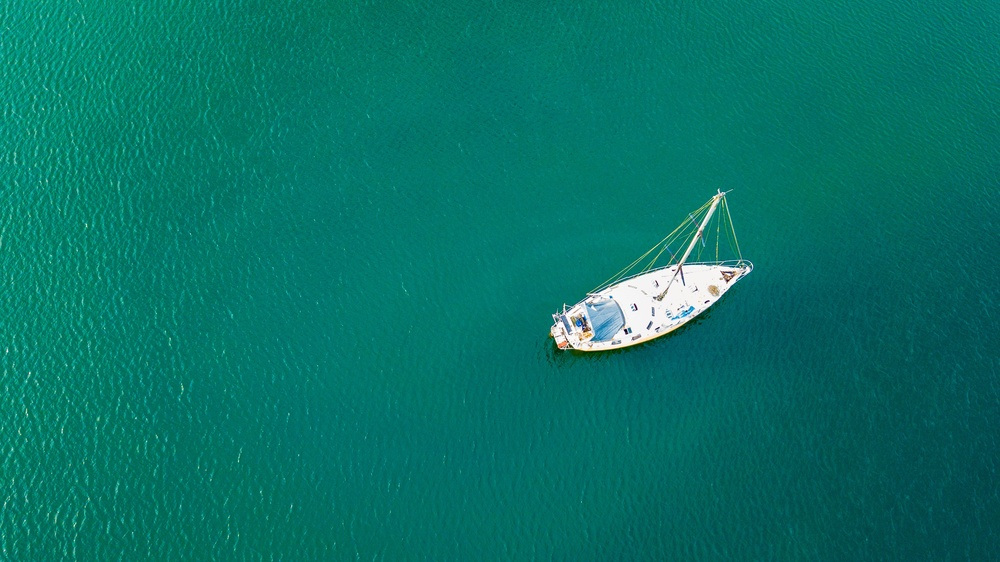
#> input picture testCases/BoatPic.jpg, 1000 x 562 px, shrunk from 3992 x 2242 before the run
$ python boatTrackSingle.py   (Python 2 division)   (older library calls are emulated)
#> lines starting #> are read from the running program, lines starting #| are printed output that depends on the picture; after the words box and inside, x2 and y2 are one past the last pixel; in counts of white or black regions, pixels touching at a corner belong together
import cv2
import numpy as np
import time
import sys
sys.path.insert(0, '/home/nvidia/Documents/darknet')
import darknet


start_time = time.time()

frame = im = cv2.imread('testCases/BoatPic.jpg')
#> frame is the input picture: shape (562, 1000, 3); mean B, G, R 103.3, 114.9, 7.1
#subFrame = frame[max(0,center[0]-270):min(720,center[0]+270), max(0,center[1]-480):min(1280,center[1]+480)]
#subFrame = frame[max(0,center[0]-270):min(720,center[0]+270), max(0,center[1]-480):min(1280,center[1]+480)]
kernel = np.ones((5,5),np.uint8)

eroFrame = cv2.erode(frame,kernel,iterations = 1)
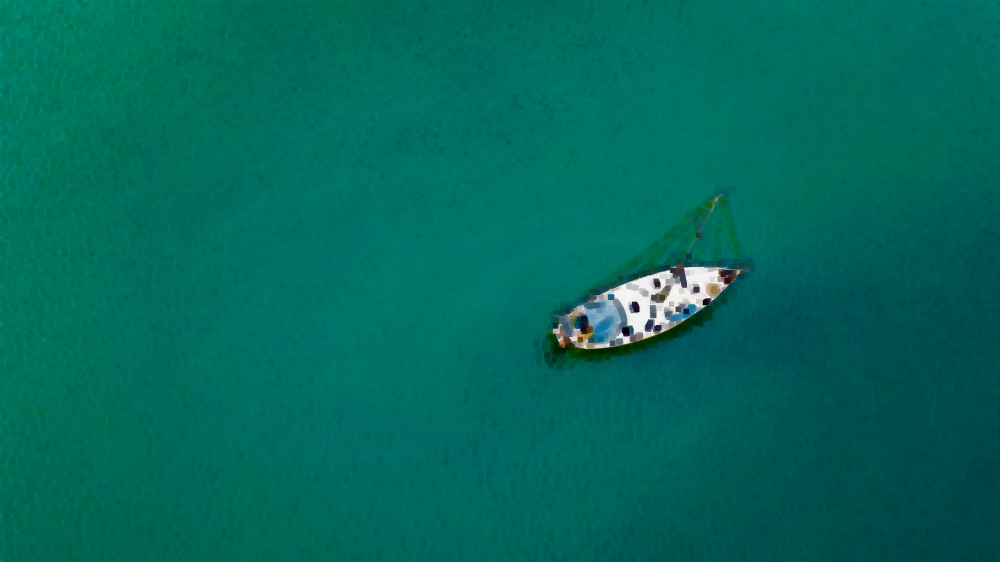
#> eroFrame: shape (562, 1000, 3); mean B, G, R 92.8, 104.8, 2.4
eroFrame = cv2.medianBlur(eroFrame,5)
greyFrame = cv2.cvtColor(eroFrame,cv2.COLOR_BGR2GRAY)
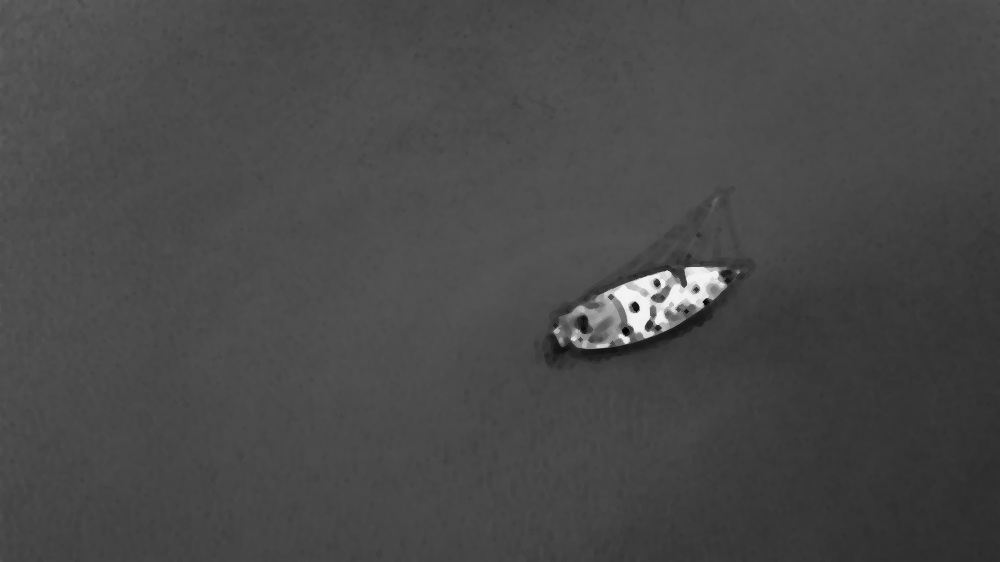
#> greyFrame: shape (562, 1000); min 2, max 244, mean 72.8
greyFrame = cv2.medianBlur(greyFrame,5)

#Adaptive Thresholding
v = np.median(greyFrame)
#> v = 74
sigma = .07
lower = int(max(0,(1.0-sigma)*v))
#> lower = 68
upper = int(min(255, (1.0-sigma)*v))
#> upper = 68
#print (lower, upper)
#Canny detection
edged = cv2.Canny(greyFrame, lower/2, upper/2)
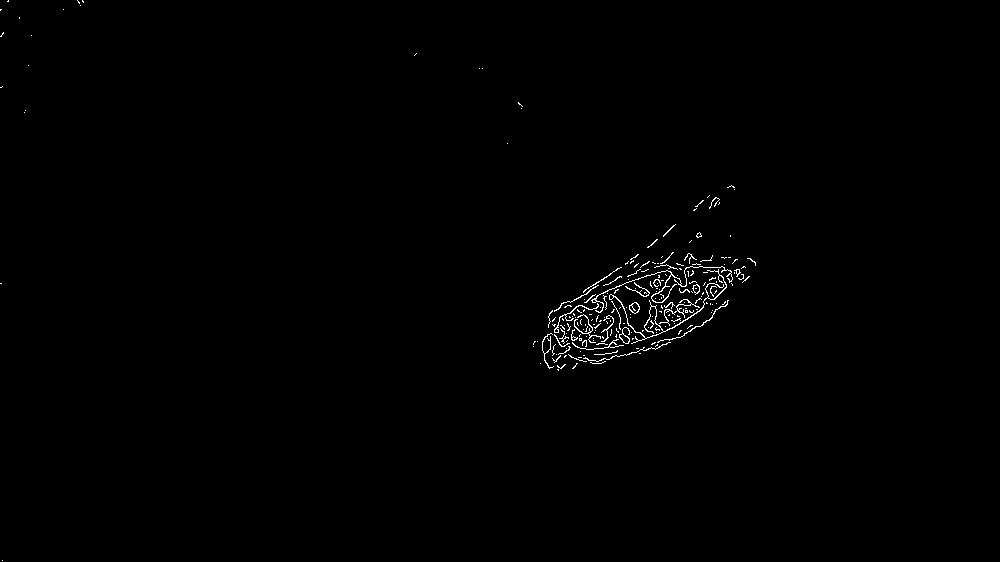
#> edged: shape (562, 1000); 0.57% white in thin lines or dots, all inside (x1, y1, x2, y2) = (0, 0, 756, 561)
#ret,edged = cv2.threshold(greyFrame, 200,255, 0)
#Dilation improves detection, usually.
kernel = np.ones((3,3),np.uint8)

dilaFrame = cv2.dilate(edged,kernel,iterations = 1)
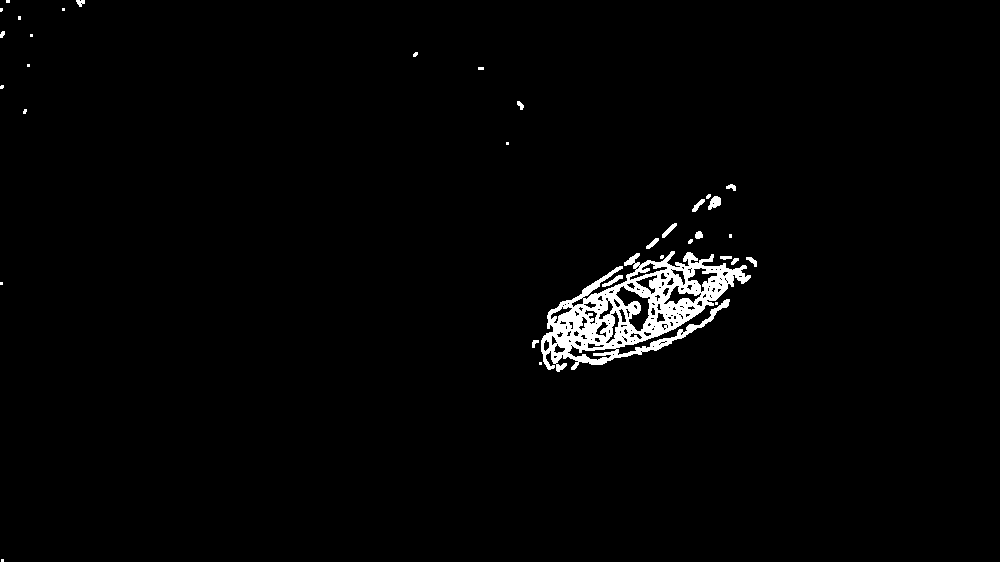
#> dilaFrame: shape (562, 1000); 1.9% white; 34 white regions (19 under 20 px), largest, box (x1, y1, x2, y2) and area: (541, 251, 751, 372) 9780, (708, 196, 721, 210) 117, (602, 275, 623, 287) 88
dilaFrame = cv2.morphologyEx(dilaFrame, cv2.MORPH_GRADIENT, kernel)
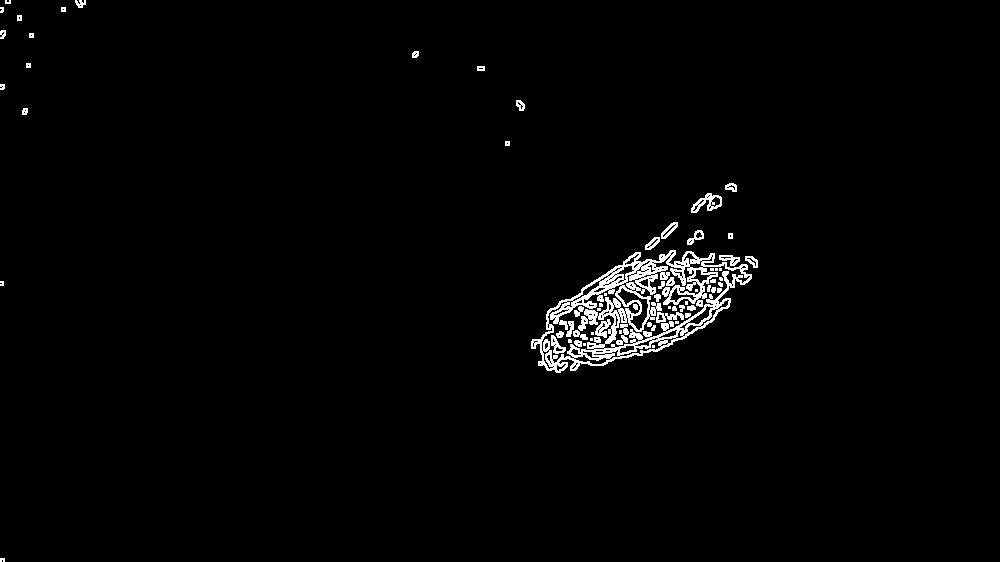
#> dilaFrame: shape (562, 1000); 1.8% white in thin lines or dots, all inside (x1, y1, x2, y2) = (0, 0, 758, 562)
im2, contours, hierarchy = cv2.findContours(dilaFrame, cv2.RETR_TREE, cv2.CHAIN_APPROX_SIMPLE)
#> contours = 291 contours, 210 with area under 20; largest, box (x1, y1, x2, y2) and area: (531, 250, 752, 373) 14861, (603, 255, 751, 349) 3498, (541, 284, 641, 364) 2654, (617, 287, 649, 331) 468, (691, 193, 722, 213) 293

print("--- %s seconds ---" % (time.time() - start_time))

length = 0
biggestContour = None

for cont in contours:
    if (len(cont) >= 5):
        e = cv2.fitEllipse(cont)
        a = e[1][0]
        b = e[1][1]

        if (b/a < 4):
            if cv2.arcLength(cont, False) > length:
                biggestContour = cont
                length = cv2.arcLength(cont,False)
#> this loop made 291 passes
#> (e, a, b, length) on passes 1, 2, 3, 5, 10: (((2, 559.5), (3.26, 7.69), 90), 3.26, 7.69, 12.83), (((1.5, 283), (3.26, 7.69), 0), 3.26, 7.69, 13.83), (((752, 260.8), (7.76, 18.36), 128.8), 7.76, 18.36, 33.73), (((729.5, 259.2), (10.01, 21.36), 106.7), 10.01, 21.36, 45.73), (((636.5, 309.5), (90.68, 212), 68.82), 90.68, 212, 832.6)
#> (e, a, b) on passes 4, 8, 9, 12, 13, 14: (((751.4, 261), (5.09, 12.08), 130.9), 5.09, 12.08), (((735.2, 259.7), (3.1, 5.79), 53.25), 3.1, 5.79), (((725.6, 256.9), (3.85, 10.7), 90.79), 3.85, 10.7), (((573.5, 366.5), (3.96, 6.06), 45), 3.96, 6.06), (((560.3, 366.2), (6.97, 11.53), 65.21), 6.97, 11.53), (((576.5, 363.5), (3.16, 3.16), 0), 3.16, 3.16)
#> after the loop, biggestContour = contour of 587 points, box (x1, y1, x2, y2) (603, 255, 751, 349), area 3498; length = 1295.4
        #cv2.ellipse(frame,e,(255,0,255),4)


#cv2.drawContours(subFrame, biggestContour, -1, (0,255,0),3)


M = cv2.moments(biggestContour)
#> M = moments, m00 3497.5, centre m10/m00, m01/m00 = (674, 301.4)
try:
    cv2.ellipse(frame,cv2.fitEllipse(biggestContour),(255,0,255),4)
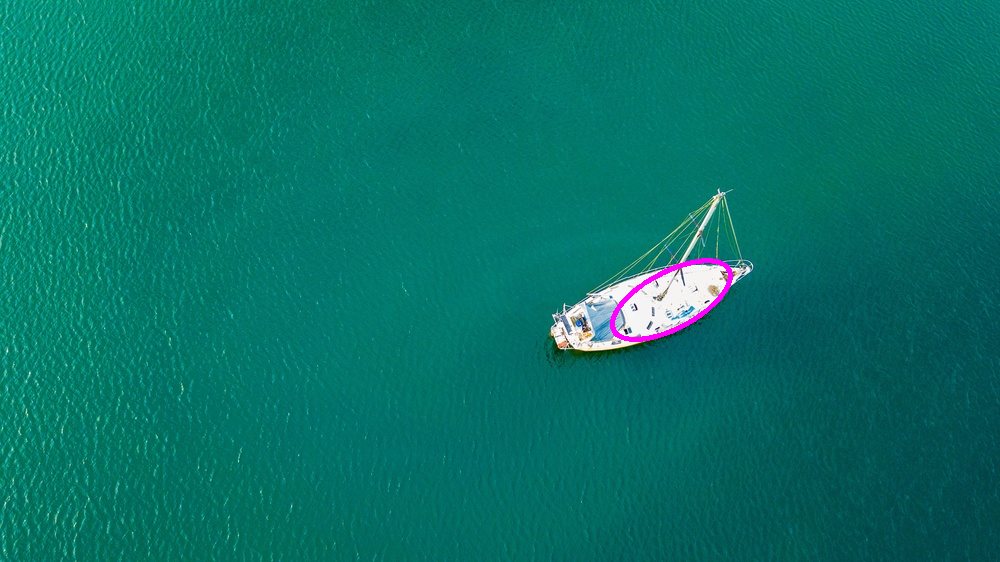
#> frame: shape (562, 1000, 3); 0.27% of pixels changed, all inside (x1, y1, x2, y2) = (610, 258, 733, 342)
except:
    print ("null")

cv2.imwrite("boatProcked.jpeg", frame)


#> (the run stopped early here; a loop or call above may not have finished)
